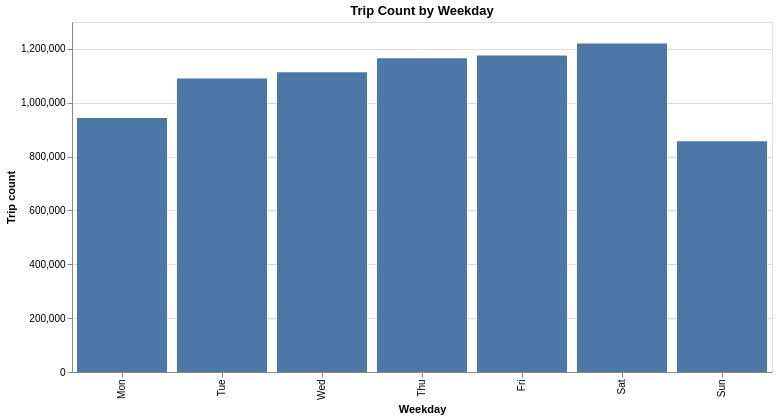

Notebook code for this chart:
### Code cell
weekday_labels = pl.DataFrame(
    {
        "pickup_weekday": [1, 2, 3, 4, 5, 6, 7],
        "weekday_name": [
            "Mon",
            "Tue",
            "Wed",
            "Thu",
            "Fri",
            "Sat",
            "Sun",
        ],
    }
)

weekday_summary = (
    eda_df.group_by("pickup_weekday")
    .agg(
        pl.len().alias("trip_count"),
        pl.mean("trip_duration_minutes").round(2).alias("avg_duration_min"),
        pl.mean("trip_distance").round(2).alias("avg_distance"),
        pl.mean("total_amount").round(2).alias("avg_total_amount"),
    )
    .sort("pickup_weekday")
    .join(weekday_labels, on="pickup_weekday", how="left")
)

alt.Chart(weekday_summary).mark_bar().encode(
    x=alt.X("weekday_name:O", title="Weekday", sort=alt.EncodingSortField(field="pickup_weekday", order="ascending")),
    y=alt.Y("trip_count:Q", title="Trip count"),
    tooltip=["weekday_name", "trip_count", "avg_duration_min", "avg_distance", "avg_total_amount"],
).properties(
    width=700,
    height=350,
    title="Trip Count by Weekday"
)

### Figure 1 — Vega-Lite specification as saved in the notebook (floating-point values rounded to 4 significant figures)
{"config": {"view": {"continuousWidth": 300, "continuousHeight": 300}}, "data": {"name": "data-3aa88ef786a9576c7d613cbda959f086"}, "mark": {"type": "bar"}, "encoding": {"tooltip": [{"field": "weekday_name", "type": "nominal"}, {"field": "trip_count", "type": "quantitative"}, {"field": "avg_duration_min", "type": "quantitative"}, {"field": "avg_distance", "type": "quantitative"}, {"field": "avg_total_amount", "type": "quantitative"}], "x": {"field": "weekday_name", "sort": {"field": "pickup_weekday", "order": "ascending"}, "title": "Weekday", "type": "ordinal"}, "y": {"field": "trip_count", "title": "Trip count", "type": "quantitative"}}, "height": 350, "title": "Trip Count by Weekday", "width": 700, "$schema": "https://vega.github.io/schema/vega-lite/v6.4.1.json", "datasets": {"data-3aa88ef786a9576c7d613cbda959f086": [{"pickup_weekday": 1, "trip_count": 943169, "avg_duration_min": 18.11, "avg_distance": 3.8, "avg_total_amount": 31.18, "weekday_name": "Mon"}, {"pickup_weekday": 2, "trip_count": 1090288, "avg_duration_min": 18.99, "avg_distance": 3.47, "avg_total_amount": 31.2, "weekday_name": "Tue"}, {"pickup_weekday": 3, "trip_count": 1113213, "avg_duration_min": 18.69, "avg_distance": 3.4, "avg_total_amount": 30.88, "weekday_name": "Wed"}, {"pickup_weekday": 4, "trip_count": 1165015, "avg_duration_min": 18.96, "avg_distance": 3.46, "avg_total_amount": 31.63, "weekday_name": "Thu"}, {"pickup_weekday": 5, "trip_count": 1175111, "avg_duration_min": 18.49, "avg_distance": 3.42, "avg_total_amount": 30.51, "weekday_name": "Fri"}, {"pickup_weekday": 6, "trip_count": 1220395, "avg_duration_min": 16.81, "avg_distance": 3.34, "avg_total_amount": 28.75, "weekday_name": "Sat"}, {"pickup_weekday": 7, "trip_count": 857371, "avg_duration_min": 16.05, "avg_distance": 3.75, "avg_total_amount": 29.77, "weekday_name": "Sun"}]}}
